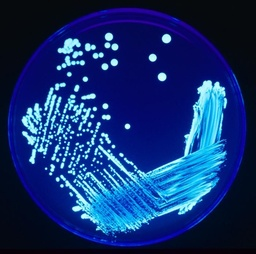
#> input picture Segmentacao/imagens/placa_listra.jpg, 256 x 254 px, shrunk from 700 x 694 before the run
$ python detecta_borda.py   (Python 2 division)   (older library calls are emulated)
#> lines starting #> are read from the running program, lines starting #| are printed output that depends on the picture; after the words box and inside, x2 and y2 are one past the last pixel; in counts of white or black regions, pixels touching at a corner belong together
import numpy as np
import scipy.misc as scpm


mascaraPrewitt = 	[
						[[ -1,  0,  1],
						 [ -1,  0,  1],
						 [ -1,  0,  1]],
						[[ -1, -1, -1],
						 [  0,  0,  0],
						 [  1,  1,  1]]
					]

mascaraSobel = 	[
						[[ -1,  0,  1],
						 [ -2,  0,  2],
						 [ -1,  0,  1]],
						[[ -1, -2, -1],
						 [  0,  0,  0],
						 [  1,  2,  1]]
					]

path = "imagens/"
pathnew = "imagens/aut/"
pathtemp = "imagens/temp/"

def detectaBorda( input, ext, p, mascara, Tresh, hlp):
#> called with input = 'placa_listra', ext = '.jpg', p = 'imagens/', Tresh = 160, hlp = '01'
	inimg = scpm.imread(p + input + ext)
#> inimg is the input picture: shape (254, 256, 3); mean R, G, B 18.6, 48.1, 110
	size = inimg.shape
#> size = (254, 256, 3)

	outimg = []
	if len(size) == 2:
		outimg = unidim( inimg, size, mascara, Tresh, hlp)
	if len(size) == 3:
		outimg = rgbfim( inimg, size, mascara, Tresh, hlp)
#> after the loop in rgbfim, `for i in range(0, size[0]):`: outimg = 254 items
#> outimg = 254 items

	output = input + "_detecborda" + hlp + ".png"
	scpm.imsave(pathtemp + output, outimg)
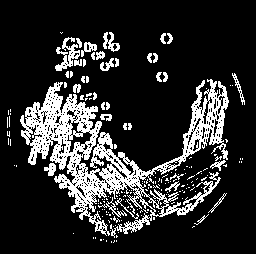
#> saved as placa_listra_detecborda01.png: PIL image 256x254 RGB; 17.9% white; 176 white regions (141 under 20 px), largest, box (x1, y1, x2, y2) and area: (20, 79, 229, 238) 9159, (55, 37, 80, 71) 349, (103, 32, 120, 52) 161
	return output


def unidim( inimg, size, mascara, Tresh, hlp):
	print "gray scale"
	outimg = []

	for i in range(0, size[0]):
		row = []

		for j in range(0, size[1]):
			pixel = 0
			pixel0 = 0
			pixel1 = 0
			for i2 in range(-1,2):
				if ( i+i2 in range(0,size[0])):
					for j2 in range(-1,2):
						if ( j+j2 in range(0, size[1])):
							pixel0 += inimg[i + i2][j + j2]*mascara[0][1+i2][1+j2]
							pixel1 += inimg[i + i2][j + j2]*mascara[1][1+i2][1+j2]
			pixel = pixel0 + pixel1
			print pixel
			if( abs(pixel) > Tresh):
				pixel = 255
			else:
				pixel = 0
			row.append( [ pixel, pixel, pixel])
		outimg.append(row)

	return outimg

def rgbfim( inimg, size, mascara, Tresh, hlp):
	print "RGB"
	outimg = []

	for i in range(0, size[0]):
		row = []

		for j in range(0, size[1]):
			pixel = 0
			pixel0 = 0
			pixel1 = 0
			for i2 in range(-1,2):
				if ( i+i2 in range(0,size[0])):
					for j2 in range(-1,2):
						if ( j+j2 in range(0, size[1])):
							pixel0 += inimg[i + i2][j + j2][0]*mascara[0][1+i2][1+j2]
							pixel1 += inimg[i + i2][j + j2][1]*mascara[0][1+i2][1+j2]
			pixel = pixel0 + pixel1
			#print pixel
			if( abs(pixel) > Tresh):
				pixel = 255
			else:
				pixel = 0
			row.append( [ pixel, pixel, pixel])
		outimg.append(row)

	return outimg

'''
input = "linhas_aa"
ext = ".png"
print detectaBorda( input, ext, path, mascaraPrewitt, 160, "00")
'''
input = "placa_listra"
ext = '.jpg'
print detectaBorda( input, ext, path, mascaraSobel, 160, "01")
